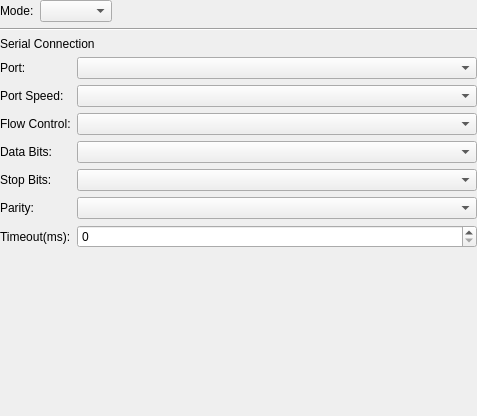
<?xml version="1.0" encoding="UTF-8"?>
<ui version="4.0">
 <class>GpsDisplayGadgetOptionsPage</class>
 <widget class="QWidget" name="GpsDisplayGadgetOptionsPage">
  <property name="geometry">
   <rect>
    <x>0</x>
    <y>0</y>
    <width>477</width>
    <height>416</height>
   </rect>
  </property>
  <property name="sizePolicy">
   <sizepolicy hsizetype="Expanding" vsizetype="Expanding">
    <horstretch>0</horstretch>
    <verstretch>0</verstretch>
   </sizepolicy>
  </property>
  <property name="windowTitle">
   <string>Form</string>
  </property>
  <layout class="QVBoxLayout" name="verticalLayout">
   <property name="margin">
    <number>0</number>
   </property>
   <item>
    <widget class="QScrollArea" name="scrollArea">
     <property name="frameShape">
      <enum>QFrame::NoFrame</enum>
     </property>
     <property name="frameShadow">
      <enum>QFrame::Plain</enum>
     </property>
     <property name="widgetResizable">
      <bool>true</bool>
     </property>
     <widget class="QWidget" name="scrollAreaWidgetContents">
      <property name="geometry">
       <rect>
        <x>0</x>
        <y>0</y>
        <width>477</width>
        <height>416</height>
       </rect>
      </property>
      <layout class="QGridLayout" name="gridLayout">
       <property name="margin">
        <number>0</number>
       </property>
       <item row="0" column="0">
        <widget class="QWidget" name="widget" native="true">
         <layout class="QVBoxLayout" name="verticalLayout_4">
          <property name="margin">
           <number>0</number>
          </property>
          <item>
           <layout class="QHBoxLayout" name="horizontalLayout">
            <item>
             <widget class="QLabel" name="label">
              <property name="text">
               <string>Mode:</string>
              </property>
             </widget>
            </item>
            <item>
             <widget class="QComboBox" name="connectionMode"/>
            </item>
            <item>
             <spacer name="horizontalSpacer">
              <property name="orientation">
               <enum>Qt::Horizontal</enum>
              </property>
              <property name="sizeHint" stdset="0">
               <size>
                <width>40</width>
                <height>20</height>
               </size>
              </property>
             </spacer>
            </item>
           </layout>
          </item>
          <item>
           <widget class="Line" name="line">
            <property name="orientation">
             <enum>Qt::Horizontal</enum>
            </property>
           </widget>
          </item>
          <item>
           <widget class="QStackedWidget" name="stackedWidget">
            <property name="currentIndex">
             <number>0</number>
            </property>
            <widget class="QWidget" name="serialPage">
             <layout class="QVBoxLayout" name="verticalLayout_2" stretch="0,1">
              <property name="margin">
               <number>0</number>
              </property>
              <item>
               <widget class="QLabel" name="serialLabel">
                <property name="text">
                 <string>Serial Connection</string>
                </property>
               </widget>
              </item>
              <item>
               <layout class="QFormLayout" name="serialFormLayout">
                <item row="0" column="1">
                 <widget class="QComboBox" name="portComboBox"/>
                </item>
                <item row="1" column="1">
                 <widget class="QComboBox" name="portSpeedComboBox"/>
                </item>
                <item row="3" column="0">
                 <widget class="QLabel" name="dataBitsLabel">
                  <property name="text">
                   <string>Data Bits:</string>
                  </property>
                 </widget>
                </item>
                <item row="4" column="0">
                 <widget class="QLabel" name="stopBitsLabel">
                  <property name="text">
                   <string>Stop Bits:</string>
                  </property>
                 </widget>
                </item>
                <item row="5" column="0">
                 <widget class="QLabel" name="parityLabel">
                  <property name="text">
                   <string>Parity:</string>
                  </property>
                 </widget>
                </item>
                <item row="6" column="0">
                 <widget class="QLabel" name="timeoutLabel">
                  <property name="text">
                   <string>Timeout(ms):</string>
                  </property>
                 </widget>
                </item>
                <item row="2" column="1">
                 <widget class="QComboBox" name="flowControlComboBox"/>
                </item>
                <item row="3" column="1">
                 <widget class="QComboBox" name="dataBitsComboBox"/>
                </item>
                <item row="4" column="1">
                 <widget class="QComboBox" name="stopBitsComboBox"/>
                </item>
                <item row="0" column="0">
                 <widget class="QLabel" name="portLabel">
                  <property name="text">
                   <string>Port:</string>
                  </property>
                 </widget>
                </item>
                <item row="1" column="0">
                 <widget class="QLabel" name="portSpeedLabel">
                  <property name="text">
                   <string>Port Speed:</string>
                  </property>
                 </widget>
                </item>
                <item row="5" column="1">
                 <widget class="QComboBox" name="parityComboBox"/>
                </item>
                <item row="2" column="0">
                 <widget class="QLabel" name="flowControlLabel">
                  <property name="text">
                   <string>Flow Control:</string>
                  </property>
                 </widget>
                </item>
                <item row="6" column="1">
                 <widget class="QSpinBox" name="timeoutSpinBox">
                  <property name="maximum">
                   <number>100000</number>
                  </property>
                 </widget>
                </item>
               </layout>
              </item>
             </layout>
            </widget>
            <widget class="QWidget" name="ipPage">
             <layout class="QVBoxLayout" name="verticalLayout_3" stretch="0,1">
              <property name="margin">
               <number>0</number>
              </property>
              <item>
               <widget class="QLabel" name="ipLabel">
                <property name="text">
                 <string>IP Connection</string>
                </property>
               </widget>
              </item>
              <item>
               <layout class="QFormLayout" name="ipFormLayout">
                <item row="0" column="0">
                 <widget class="QLabel" name="ipHostLabel">
                  <property name="text">
                   <string>Host</string>
                  </property>
                 </widget>
                </item>
                <item row="0" column="1">
                 <widget class="QLineEdit" name="ipHostLineEdit"/>
                </item>
                <item row="1" column="0">
                 <widget class="QLabel" name="ipPortLabel">
                  <property name="text">
                   <string>Port</string>
                  </property>
                 </widget>
                </item>
                <item row="1" column="1">
                 <widget class="QLineEdit" name="ipPortLineEdit"/>
                </item>
               </layout>
              </item>
             </layout>
            </widget>
            <widget class="QWidget" name="telemetryPage">
             <layout class="QVBoxLayout" name="verticalLayout_5">
              <property name="margin">
               <number>0</number>
              </property>
              <item>
               <widget class="QLabel" name="telemetryLabel">
                <property name="text">
                 <string>Telemetry</string>
                </property>
               </widget>
              </item>
              <item>
               <spacer name="verticalSpacer">
                <property name="orientation">
                 <enum>Qt::Vertical</enum>
                </property>
                <property name="sizeHint" stdset="0">
                 <size>
                  <width>20</width>
                  <height>276</height>
                 </size>
                </property>
               </spacer>
              </item>
             </layout>
            </widget>
           </widget>
          </item>
         </layout>
        </widget>
       </item>
      </layout>
     </widget>
    </widget>
   </item>
  </layout>
 </widget>
 <resources/>
 <connections>
  <connection>
   <sender>connectionMode</sender>
   <signal>currentIndexChanged(int)</signal>
   <receiver>stackedWidget</receiver>
   <slot>setCurrentIndex(int)</slot>
   <hints>
    <hint type="sourcelabel">
     <x>77</x>
     <y>16</y>
    </hint>
    <hint type="destinationlabel">
     <x>293</x>
     <y>194</y>
    </hint>
   </hints>
  </connection>
 </connections>
</ui>
